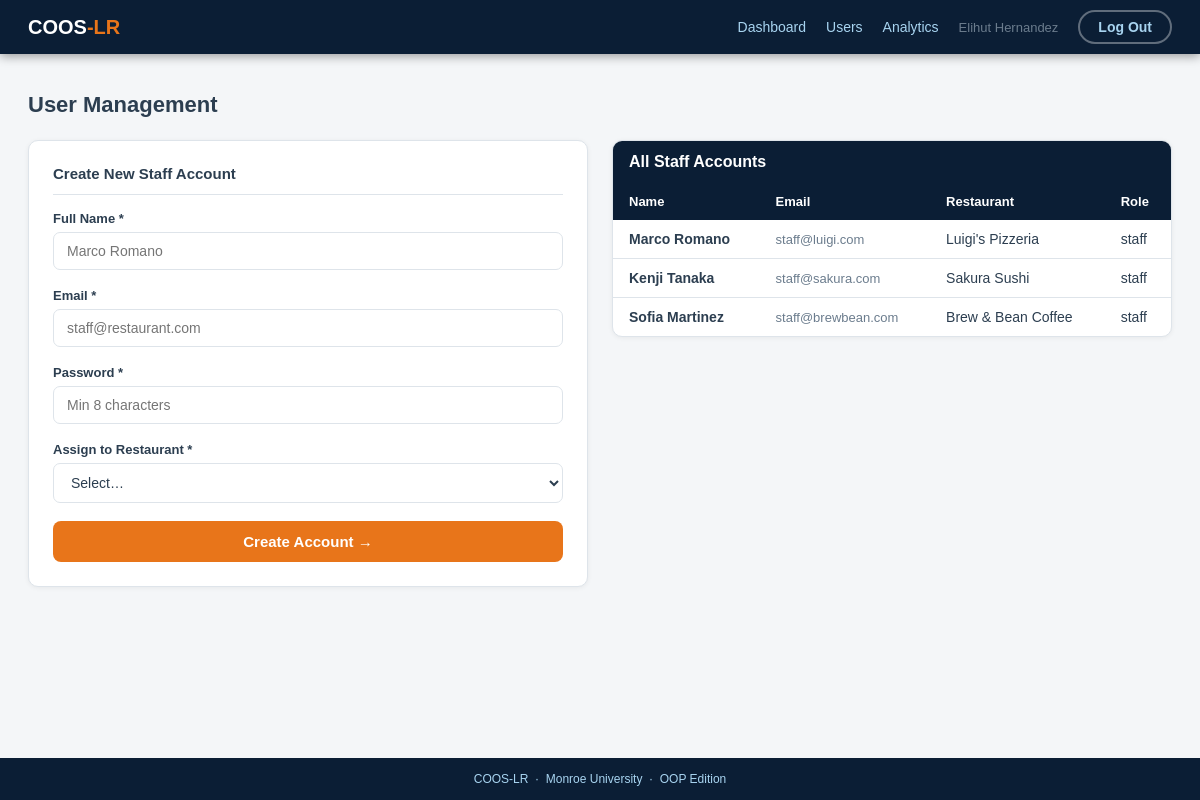
Screenshot of /admin/users (signed in) with the database file from the repository.
### coos_lr_oopv.py (models this page shows, shortened)
class User(db.Model):
    __tablename__ = 'users'
    user_id = db.Column(db.Integer, primary_key=True)
    tenant_id = db.Column(db.Integer, db.ForeignKey('tenants.tenant_id'), nullable=True)
    email = db.Column(db.String, unique=True, nullable=False)
    password = db.Column(db.String, nullable=False)
    full_name = db.Column(db.String, nullable=False)
    role = db.Column(db.String, nullable=False)
    tenant = db.relationship('Tenant')
    @staticmethod
    def get_all():
        users = User.query.order_by(User.user_id).all()
        for u in users: u.restaurant = u.tenant.name if u.tenant else "—"
        return users

### coos_lr_oopv.py (the view, shortened to what this page needs)
@app.route("/admin/users", methods=["GET","POST"])
@login_required(role="admin")
def user_management():
    users = User.get_all()
    tenants = Tenant.get_active()
    return render_template("admin_users.html", users=users, tenants=tenants)

### coos_lr_oopv.py (called while the page is built)
def login_required(role=None):
    def dec(f):
        @wraps(f)
        def wrapper(*a, **kw):
            if "user_id" not in session:
                flash("Please log in.", "warning")
                return redirect(url_for("login"))
            if role and session.get("role") != role:
                flash("Access denied.", "danger")
                return redirect(url_for("index"))
            return f(*a, **kw)
        return wrapper
    return dec

    @staticmethod
    def get_active(): return Tenant.query.filter_by(is_active=1).all()

### templates/admin_users.html (shortened to what this page needs)
{% extends "base.html" %}
{% block content %}
<div class="page">
  <h2 style="font-size:22px;font-weight:700;margin-bottom:22px">User Management</h2>
  <div class="grid2" style="align-items:start">
    <div class="card">
      <div class="card-hdr">Create New Staff Account</div>
      <form method="POST">
        <div class="fg"><label class="lbl">Full Name *</label><input type="text" name="full_name" class="inp" required placeholder="Marco Romano"/></div>
        <div class="fg"><label class="lbl">Email *</label><input type="email" name="email" class="inp" required placeholder="staff@restaurant.com"/></div>
        <div class="fg"><label class="lbl">Password *</label><input type="password" name="password" class="inp" required placeholder="Min 8 characters"/></div>
        <div class="fg"><label class="lbl">Assign to Restaurant *</label>
          <select name="tid" class="inp" required>
            <option value="">Select…</option>
          </select>
        </div>
        <button type="submit" class="btn btn-o btn-w">Create Account →</button>
      </form>
    </div>
    <div class="card" style="padding:0;overflow:hidden">
      <div style="padding:12px 16px;background:var(--navy)"><span style="font-weight:700;color:#fff">All Staff Accounts</span></div>
      <table class="tbl">
        <thead><tr><th>Name</th><th>Email</th><th>Restaurant</th><th>Role</th></tr></thead>
        <tbody>
          {% for u in users if u.role != "admin" %}
          <tr>
            <td style="font-weight:700">{{ u.full_name }}</td>
            <td style="font-size:13px;color:var(--sub)">{{ u.email }}</td>
            <td>{{ u.restaurant or "—" }}</td>
            <td>{{ u.role }}</td>
          </tr>
          {% endfor %}
        </tbody>
      </table>
    </div>
  </div>
</div>
{% endblock %}

### templates/base.html (shortened to what this page needs)
<!DOCTYPE html>
<html lang="en">
<head>
</head>
<body>
    {% if not hide_navbar %}
    <nav class="nav">
        <a class="nav-brand" href="/">COOS<span>-LR</span></a>
        <div class="nav-links">
            {% if session.get('role') == 'staff' %}
                <a href="/staff">📋 Orders</a>
                <a href="/staff/history">🕐 History</a>
                <a href="/staff/menu">🍕 Menu</a>
                <a href="/staff/analytics">📊 Analytics</a>
                <span style="color:var(--sub);font-size:13px">{{ session.get('full_name', '') }}</span>
                <a href="/logout" class="nav-btn out">Log Out</a>
            {% elif session.get('role') == 'admin' %}
                <a href="/admin">Dashboard</a>
                <a href="/admin/users">Users</a>
                <a href="/admin/analytics">Analytics</a>
                <span style="color:var(--sub);font-size:13px">{{ session.get('full_name', '') }}</span>
                <a href="/logout" class="nav-btn out">Log Out</a>
            {% else %}
                <a href="/login" class="nav-btn">Staff / Admin Login</a>
            {% endif %}
        </div>
    </nav>
    {% endif %}
    <main>
        {% block content %}{% endblock %}
    </main>
    <footer>COOS-LR &nbsp;·&nbsp; Monroe University &nbsp;·&nbsp; OOP Edition</footer>
</body>
</html>

### templates/base.html (style rules this page uses)
:root { --navy:#0B1E35; --mid-navy:#132944; --orange:#E8751A; --teal:#0E9F8E; --sky:#4DA6D9; --lsky:#A8D4F0; --green:#1A8C5A; --steel:#1D6FAB; --amber:#C47A0A; --white:#FFFFFF; --bg:#F4F6F8; --text:#2C3E50; --sub:#6B7C8D; --border:#DEE4EA; }
*,*::before,*::after { box-sizing:border-box;margin:0;padding:0 }
body { font-family:Calibri,Arial,sans-serif;background:var(--bg);color:var(--text);min-height:100vh;display:flex;flex-direction:column }
a { color:var(--orange);text-decoration:none }
main { flex:1 }
.nav { background:var(--navy);height:54px;display:flex;align-items:center;justify-content:space-between;padding:0 28px;position:sticky;top:0;z-index:100;box-shadow:0 2px 10px rgba(0,0,0,.4) }
.nav-brand { font-size:20px;font-weight:700;color:#fff }
.nav-brand span { color:var(--orange) }
.nav-links { display:flex;align-items:center;gap:20px }
.nav-links a { color:var(--lsky);font-size:14px }
.nav-btn { background:var(--orange);color:#fff!important;padding:7px 18px;border-radius:20px;font-weight:700;font-size:13px }
.nav-btn.out { background:transparent;border:2px solid rgba(255,255,255,.35);color:var(--lsky)!important }
.page { padding:28px;max-width:1280px;margin:0 auto;width:100% }
.card { background:#fff;border-radius:10px;border:1px solid var(--border);padding:24px;box-shadow:0 1px 5px rgba(0,0,0,.06) }
.card-hdr { font-size:15px;font-weight:700;padding-bottom:12px;margin-bottom:16px;border-bottom:1px solid var(--border) }
.grid2 { display:grid;grid-template-columns:1fr 1fr;gap:24px }
.btn { display:inline-block;padding:9px 22px;border-radius:8px;font-size:13px;font-weight:700;cursor:pointer;border:none;text-align:center;transition:filter .15s }
.btn-o { background:var(--orange);color:#fff }
.btn-w { width:100%;display:block;padding:12px;font-size:15px }
.fg { margin-bottom:18px }
.lbl { display:block;font-size:13px;font-weight:700;margin-bottom:6px }
.inp { width:100%;padding:10px 13px;border:1.5px solid var(--border);border-radius:7px;font-size:14px;font-family:inherit;color:var(--text);background:#fff;transition:border-color .2s }
.tbl { width:100%;border-collapse:collapse;font-size:14px }
.tbl th { text-align:left;padding:11px 16px;background:var(--navy);color:#fff;font-size:13px;font-weight:700 }
.tbl td { padding:11px 16px;border-bottom:1px solid var(--border) }
.tbl tr:last-child td { border-bottom:none }
footer { background:var(--navy);color:var(--lsky);text-align:center;padding:14px;font-size:12px }

### rows the page displays
User: get "Elihut Hernandez"
User: full_name "Marco Romano", email "staff@luigi.com", restaurant "Luigi's Pizzeria", role "staff"
User: full_name "Kenji Tanaka", email "staff@sakura.com", restaurant "Sakura Sushi", role "staff"
User: full_name "Sofia Martinez", email "staff@brewbean.com", restaurant "Brew & Bean Coffee", role "staff"
